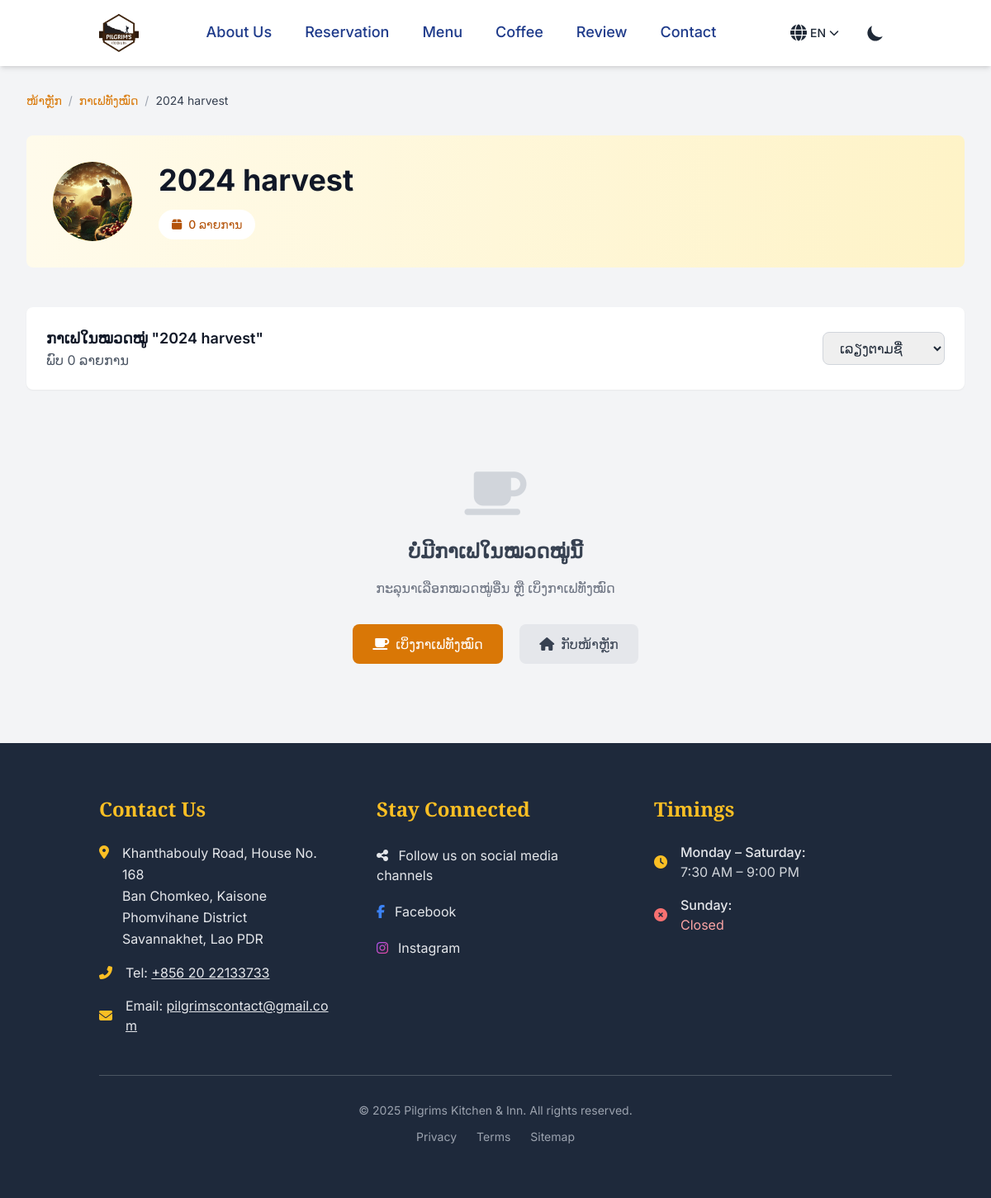
Page /coffee/category/2024-harvest/ on the committed database.
### coffee/models.py (models this page shows, shortened)
class CoffeeCategory(models.Model):
    name = models.CharField(max_length=50, unique=True)
    slug = models.SlugField(max_length=60, unique=True, blank=True)
    description = models.TextField(blank=True)
    image = models.ImageField(upload_to="categories/", blank=True, null=True)

### coffee/views.py (the view)
# urls.py: path("category/<slug:slug>/", views.category_detail_view, name="category_detail"),
def category_detail_view(request, slug):
    category = get_object_or_404(CoffeeCategory, slug=slug)
    sort_by = request.GET.get("sort", "name")
    coffees = (
        CoffeeProduct.objects.filter(categories=category, is_available=True)
        .select_related("coffee_bean", "roast_level")
        .prefetch_related("reviews", "categories")
        .annotate(avg_rating=Avg("reviews__rating"), review_count=Count("reviews"))
    )
    sort_options = {
        "name": "name",
        "price_low": "price",
        "price_high": "-price",
        "newest": "-created_at",
        "rating": "-avg_rating",
    }
    if sort_by in sort_options:
        if sort_by == "rating":
            coffees = coffees.order_by("-avg_rating", "-review_count")
        else:
            coffees = coffees.order_by(sort_options[sort_by])
    price_range = coffees.aggregate(min_price=Min("price"), max_price=Max("price"))
    paginator = Paginator(coffees, 12)
    page_number = request.GET.get("page")
    page_obj = paginator.get_page(page_number)
    related_categories = (
        CoffeeCategory.objects.exclude(id=category.id)
        .annotate(products_count=Count("coffeeproduct"))
        .filter(products_count__gt=0)[:4]
    )
    context = {
        "category": category,
        "coffees": coffees,
        "page_obj": page_obj,
        "current_sort": sort_by,
        "price_range": price_range,
        "related_categories": related_categories,
    }
    return render(request, "coffee/category-detail.html", context)

### hotel/context_processors.py (called while the page is built)
def review_summary(request):
    try:
        summary = ReviewSummary.objects.first()
        if not summary:
            summary = ReviewSummary.objects.create()
        return {'review_summary': summary}
    except:
        return {'review_summary': None}

### coffee/templates/coffee/category-detail.html (shortened to what this page needs)
{% extends 'base.html' %}
{% block content %}
<div class="max-w-7xl mx-auto px-4 sm:px-6 lg:px-8 py-8">
    <nav class="mb-8">
        <ol class="flex items-center space-x-2 text-sm">
            <li><a href="{% url 'home-page' %}" class="text-amber-600 hover:text-amber-700">ໜ້າຫຼັກ</a></li>
            <li class="text-gray-400">/</li>
            <li><a href="{% url 'coffee_list' %}" class="text-amber-600 hover:text-amber-700">ກາເຟທັງໝົດ</a></li>
            <li class="text-gray-400">/</li>
            <li class="text-gray-700">{{ category.name }}</li>
        </ol>
    </nav>
    <div class="bg-gradient-to-r from-amber-50 to-amber-100 rounded-lg p-8 mb-12">
        <div class="flex flex-col md:flex-row items-center">
            <div class="w-24 h-24 bg-amber-200 rounded-full flex items-center justify-center mb-6 md:mb-0 md:mr-8 overflow-hidden">
                {% if category.image %}
                    <img src="{{ category.image.url }}"
                         alt="{{ category.name }}"
                         class="w-full h-full object-cover rounded-full">
                {% else %}
                    <i class="fas fa-coffee text-4xl text-amber-700"></i>
                {% endif %}
            </div>
            <div class="text-center md:text-left flex-1">
                <h1 class="text-4xl font-bold text-gray-900 mb-4">{{ category.name }}</h1>
                <div class="flex flex-wrap justify-center md:justify-start gap-4 text-sm">
                    <span class="bg-white px-4 py-2 rounded-full text-amber-700 font-medium">
                        <i class="fas fa-box mr-2"></i>{{ coffees.count }} ລາຍການ
                    </span>
                </div>
            </div>
        </div>
    </div>
    <div class="flex flex-col md:flex-row justify-between items-start md:items-center mb-8 bg-white p-6 rounded-lg shadow-sm">
        <div class="mb-4 md:mb-0">
            <h3 class="text-lg font-semibold text-gray-900">ກາເຟໃນໝວດໝູ່ "{{ category.name }}"</h3>
            <p class="text-gray-600">ພົບ {{ coffees.count }} ລາຍການ</p>
        </div>
        <div class="flex space-x-4">
            <select onchange="updateSort(this.value)" class="border border-gray-300 rounded-lg px-4 py-2 focus:ring-2 focus:ring-amber-500 focus:border-amber-500">
                <option value="name" {% if current_sort == 'name' %}selected{% endif %}>ເລຽງຕາມຊື່</option>
            </select>
        </div>
    </div>
    {% if coffees %}
    <div class="grid grid-cols-1 md:grid-cols-2 lg:grid-cols-3 xl:grid-cols-4 gap-6 mb-12">
        {% for coffee in coffees %}
        <div class="bg-white rounded-lg shadow-lg overflow-hidden hover:shadow-xl transition-shadow group">
            <div class="h-48 bg-gradient-to-br from-amber-200 to-amber-400 flex items-center justify-center relative overflow-hidden">
                {% if coffee.images %}
                    <img src="{{ coffee.images.url }}"
                         alt="{{ coffee.name }}"
                         class="w-full h-full object-cover group-hover:scale-105 transition-transform duration-300">
                {% else %}
                    <i class="fas fa-coffee text-6xl text-amber-800 opacity-30"></i>
                {% endif %}
                <div class="absolute top-2 left-2 space-y-1">
                    {% if coffee.is_fresh %}
                    <div class="bg-green-500 text-white px-2 py-1 rounded-full text-xs font-semibold shadow-lg">
                        <i class="fas fa-leaf mr-1"></i>ສົດໃໝ່
                    </div>
                    {% endif %}
                    {% if coffee.stock_quantity < 10 %}
                    <div class="bg-red-500 text-white px-2 py-1 rounded-full text-xs font-semibold shadow-lg">
                        <i class="fas fa-exclamation-triangle mr-1"></i>ເຫຼືອໜ້ອຍ
                    </div>
                    {% endif %}
                </div>
                <div class="absolute inset-0 bg-black bg-opacity-0 group-hover:bg-opacity-20 transition-all duration-300 flex items-center justify-center">
                    <a href="{% url 'coffee_detail' coffee.pk %}"
                       class="bg-white text-amber-600 px-4 py-2 rounded-lg opacity-0 group-hover:opacity-100 transition-all duration-300 transform translate-y-2 group-hover:translate-y-0 font-medium hover:bg-amber-50">
                        <i class="fas fa-eye mr-2"></i>ເບິ່ງລາຍລະອຽດ
                    </a>
                </div>
            </div>
            <div class="p-6">
                <h3 class="text-lg font-semibold mb-2 line-clamp-2 hover:text-amber-600 transition-colors">
                    <a href="{% url 'coffee_detail' coffee.pk %}">{{ coffee.name }}</a>
                </h3>
                <div class="space-y-1 text-sm text-gray-600 mb-3">
                    <p><i class="fas fa-seedling mr-1 text-green-600"></i>{{ coffee.coffee_bean.name }}</p>
                    <p><i class="fas fa-fire mr-1 text-orange-500"></i>{{ coffee.roast_level }}</p>
                    <p><i class="fas fa-weight mr-1 text-blue-500"></i>{{ coffee.weight }}{{ coffee.weight_unit }}</p>
                </div>
                {% if coffee.avg_rating %}
                <div class="flex items-center mb-3">
                    <div class="flex items-center text-yellow-400 mr-2">
                        {% for i in "12345" %}
                            {% if forloop.counter <= coffee.avg_rating|floatformat:0 %}
                            <i class="fas fa-star text-xs"></i>
                            {% else %}
                            <i class="far fa-star text-xs"></i>
                            {% endif %}
                        {% endfor %}
                    </div>
                    <span class="text-xs text-gray-600">{{ coffee.avg_rating|floatformat:1 }} ({{ coffee.reviews.count }})</span>
                </div>
                {% endif %}
                <div class="flex justify-between items-center mb-4">
                    <div>
                        <span class="text-xl font-bold text-amber-600">₭{{ coffee.price|floatformat:0 }}</span>
                        <div class="text-xs text-gray-500">₭{{ coffee.price_per_unit|floatformat:0 }}/100g</div>
                    </div>
                </div>
                <div class="flex space-x-2">
                    {% if coffee.is_available and coffee.stock_quantity > 0 %}
                    <button class="flex-1 bg-amber-600 text-white py-2 px-3 rounded-lg hover:bg-amber-700 transition font-medium text-sm">
                        <i class="fas fa-shopping-cart mr-1"></i>ເພີ່ມໃນຕະກຼ້າ
                    </button>
                    {% else %}
                    <button disabled class="flex-1 bg-gray-400 text-white py-2 px-3 rounded-lg cursor-not-allowed font-medium text-sm">
                        <i class="fas fa-times mr-1"></i>ຫມົດສະຕັອກ
                    </button>
                    {% endif %}
                    <button onclick="toggleCompare({{ coffee.id }})"
                            data-coffee-id="{{ coffee.id }}"
                            class="compare-btn bg-white text-amber-600 border border-amber-600 py-2 px-3 rounded-lg hover:bg-amber-50 transition"
                            title="ເປີຍບທຽບ">
                        <i class="fas fa-balance-scale"></i>
                    </button>
                </div>
            </div>
        </div>
        {% endfor %}
    </div>
    {% if page_obj.has_other_pages %}
    <div class="flex justify-center">
        <nav class="flex space-x-2">
            {% if page_obj.has_previous %}
            <a href="?{% for key, value in request.GET.items %}{% if key != 'page' %}{{ key }}={{ value }}&{% endif %}{% endfor %}page={{ page_obj.previous_page_number }}"
               class="px-3 py-2 bg-white border border-gray-300 rounded-lg hover:bg-gray-50 transition">
                <i class="fas fa-chevron-left mr-1"></i>ກ່ອນໜ້າ
            </a>
            {% endif %}
            {% for num in page_obj.paginator.page_range %}
            {% if page_obj.number == num %}
            <span class="px-3 py-2 bg-amber-600 text-white rounded-lg font-medium">{{ num }}</span>
            {% elif num > page_obj.number|add:'-3' and num < page_obj.number|add:'3' %}
            <a href="?{% for key, value in request.GET.items %}{% if key != 'page' %}{{ key }}={{ value }}&{% endif %}{% endfor %}page={{ num }}"
               class="px-3 py-2 bg-white border border-gray-300 rounded-lg hover:bg-gray-50 transition">
                {{ num }}
            </a>
            {% endif %}
            {% endfor %}
            {% if page_obj.has_next %}
            <a href="?{% for key, value in request.GET.items %}{% if key != 'page' %}{{ key }}={{ value }}&{% endif %}{% endfor %}page={{ page_obj.next_page_number }}"
               class="px-3 py-2 bg-white border border-gray-300 rounded-lg hover:bg-gray-50 transition">
                ຖັດໄປ<i class="fas fa-chevron-right ml-1"></i>
            </a>
            {% endif %}
        </nav>
    </div>
    {% endif %}
    {% else %}
    <div class="text-center py-16">
        <i class="fas fa-coffee text-6xl text-gray-300 mb-6"></i>
        <h3 class="text-2xl font-semibold text-gray-700 mb-4">ບໍ່ມີກາເຟໃນໝວດໝູ່ນີ້</h3>
        <p class="text-gray-500 mb-8">ກະລຸນາເລືອກໝວດໝູ່ອື່ນ ຫຼື ເບິ່ງກາເຟທັງໝົດ</p>
        <div class="space-x-4">
            <a href="{% url 'coffee_list' %}"
               class="inline-flex items-center bg-amber-600 text-white px-6 py-3 rounded-lg hover:bg-amber-700 transition">
                <i class="fas fa-coffee mr-2"></i>ເບິ່ງກາເຟທັງໝົດ
            </a>
            <a href="{% url 'home-page' %}"
               class="inline-flex items-center bg-gray-200 text-gray-700 px-6 py-3 rounded-lg hover:bg-gray-300 transition">
                <i class="fas fa-home mr-2"></i>ກັບໜ້າຫຼັກ
            </a>
        </div>
    </div>
    {% endif %}
</div>
{% endblock %}

### rows in the picture
CoffeeCategory: name "2024 harvest", image (picture)

### other values in the picture
{{ LANGUAGE_CODE|upper }} "EN"
{{ coffees.count }} "0"
